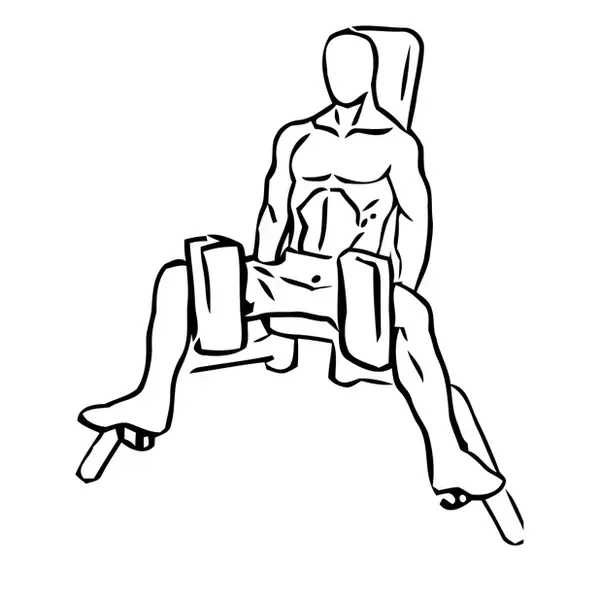
#> input picture web/imagenes/ejercicios/anim/aductores-en-maquina.webp, 600 x 600 px
$ python fijar_zona.py ../web/imagenes/ejercicios/anim/abductores-en-maquina.webp ../web/imagenes/ejercicios/anim/aductores-en-maquina.webp
#> lines starting #> are read from the running program, lines starting #| are printed output that depends on the picture
"""Fija una zona de un dibujo animado: lo que cae dentro de la zona (los pies, las manos, el soporte de la máquina)
queda en el mismo sitio en todas las posturas.

Uso:
  python fijar_zona.py ver  salida.png ruta1.webp [ruta2.webp ...]      hoja con las posturas superpuestas (rojo/azul)
  python fijar_zona.py medir ruta.webp x0 y0 x1 y1 [--radio 30] [--escala]
  python fijar_zona.py fijar ruta.webp x0 y0 x1 y1 [--radio 30] [--escala] [--salida otra.webp] [--copiar]
  python fijar_zona.py dos ruta.webp ax ay dax day bx by dbx dby [--soporte x0 y0 x1 y1] [--primera] [--salida otra.webp]
      mueve dos puntos (fracciones) los píxeles que se digan y lo de en medio en proporción: pies Y manos a la vez

La zona va en fracciones del lienzo (0-1). Para cada postura que no es la primera se busca el desplazamiento (y, con
--escala, el cambio de tamaño) con el que su tinta coincide mejor con la de la primera DENTRO de la zona, y se aplica
a la postura entera. Con --copiar, además, lo de dentro de la zona se sustituye por lo de la primera postura (para un
suelo o una máquina que la IA dibujó distinta cada vez). Conserva la duración de cada fotograma.
Lo pidió Dan en la octava revisión (02-11-2026): «fija los pies, que es lo que se ve más a la derecha».

OJO (15-11-2026): aquí solo se mueve o se deforma la postura ENTERA. Hubo un paso «congelar» que copiaba de la primera
postura lo que no se movía: partía y borraba líneas (la cuerda de una polea, un antebrazo) y Dan lo rechazó. No volver
a hacerlo: lo que la IA dibuja distinto entre posturas (los pies, la máquina, el tamaño del cuerpo) se le pide a la IA.
`--copiar` y `--soporte` también pegan un trozo de la primera postura: no usarlos en dibujos nuevos.
"""
import sys
from pathlib import Path

import numpy as np
from PIL import Image


def posturas(ruta):
    im = Image.open(ruta)
#> im is the input picture: PIL image 600x600 RGBA; mean R, G, B, A 240.1, 240.1, 240.1, 255
    cuadros, tiempos = [], []
    for k in range(getattr(im, 'n_frames', 1)):
        im.seek(k)
        im.load()
        tiempos.append(im.info.get('duration', 700))
        fondo = Image.new('RGB', im.size, 'white')
        c = im.convert('RGBA')
        fondo.paste(c, mask=c.split()[3])
        cuadros.append(fondo)
#> this loop made 2 passes
#> pass 2, in posturas, `c = im.convert('RGBA')`:
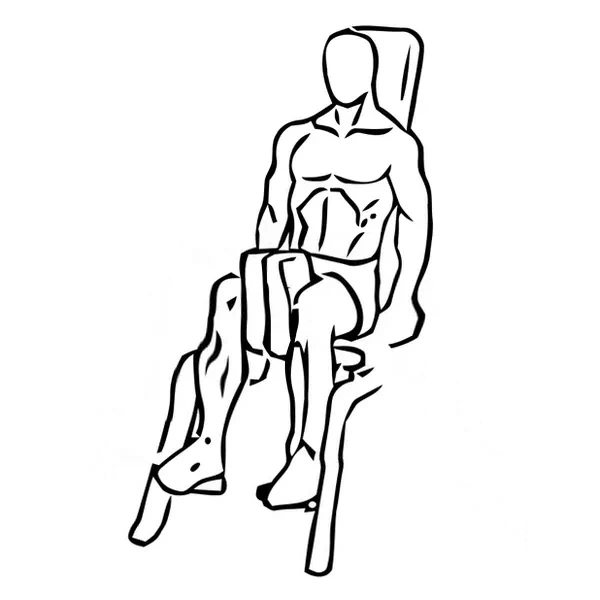
#> c: PIL image 600x600 RGBA; mean R, G, B, A 240.5, 240.5, 240.5, 255
#> after the loop, cuadros = 2 items; tiempos = [900, 900]
    return cuadros, tiempos


def tinta(im):
    return np.array(im.convert('L')) < 170


# [19 lines left out: functions superpuesta, mover, not called in this run]


def mejor(a, b, zona, radio, con_escala):
    w, h = a.size
    x0, y0, x1, y1 = (round(zona[0] * w), round(zona[1] * h), round(zona[2] * w), round(zona[3] * h))
    ta = tinta(a)[y0:y1, x0:x1]
    res = None
    for escala in ([1.0] if not con_escala else [0.94, 0.96, 0.98, 1.0, 1.02, 1.04, 1.06]):
        tb = tinta(mover(b, 0, 0, escala))
        relleno = np.pad(tb, radio)
        for dy in range(-radio, radio + 1):
            for dx in range(-radio, radio + 1):
                trozo = relleno[radio + y0 - dy:radio + y1 - dy, radio + x0 - dx:radio + x1 - dx]
                n = (ta & trozo).sum() - 0.25 * (ta ^ trozo).sum()
                if res is None or n > res[0]:
                    res = (n, dx, dy, escala)
    sin = (ta & tinta(b)[y0:y1, x0:x1]).sum()
    return res, sin, ta.sum()


# [39 lines left out: functions dos_puntos, quitar_soporte, engordar, not called in this run]


def main():
    orden = sys.argv[1]
    if orden == 'dos':
        # python fijar_zona.py dos ruta.webp ax ay dax day bx by dbx dby [--soporte x0 y0 x1 y1] [--salida otra.webp]
        ruta = Path(sys.argv[2])
        v = [float(x) for x in sys.argv[3:11]]
        resto = sys.argv[11:]
        salida = Path(resto[resto.index('--salida') + 1]) if '--salida' in resto else ruta
        cuadros, tiempos = posturas(ruta)
        w, h = cuadros[0].size
        if '--primera' in resto:
            # Se mueve la primera postura y las demás se quedan (cuando al mover la segunda se saldría del lienzo).
            nuevos = [dos_puntos(cuadros[0], (v[0] * w, v[1] * h), (v[2], v[3]), (v[4] * w, v[5] * h), (v[6], v[7]))] + cuadros[1:]
            nuevos[0].save(salida, 'WEBP', save_all=True, append_images=nuevos[1:], duration=tiempos, loop=0, quality=82, method=6)
            print('guardado', salida)
            return
        nuevos = [cuadros[0]]
        for c in cuadros[1:]:
            soporte = None
            if '--soporte' in resto:
                k = resto.index('--soporte')
                z = [float(x) for x in resto[k + 1:k + 5]]
                caja = (round(z[0] * w), round(z[1] * h), round(z[2] * w), round(z[3] * h))
                c, soporte = quitar_soporte(cuadros[0], c, caja)
            m = dos_puntos(c, (v[0] * w, v[1] * h), (v[2], v[3]), (v[4] * w, v[5] * h), (v[6], v[7]))
            if soporte is not None:
                datos = np.array(m)
                datos[soporte] = np.array(cuadros[0])[soporte]
                m = Image.fromarray(datos)
            nuevos.append(m)
        nuevos[0].save(salida, 'WEBP', save_all=True, append_images=nuevos[1:], duration=tiempos, loop=0, quality=82, method=6)
        print('guardado', salida)
        return
    if orden == 'ver':
        salida, rutas = sys.argv[2], sys.argv[3:]
        lado = 360
        cols = min(4, len(rutas))
        filas = -(-len(rutas) // cols)
        hoja = Image.new('RGB', (cols * lado, filas * lado), 'white')
        for k, ruta in enumerate(rutas):
            c, _ = posturas(ruta)
            b = max(c[1:], key=lambda x: (tinta(c[0]) ^ tinta(x)).sum()) if len(c) > 1 else c[0]
            s = superpuesta(c[0], b)
            s.thumbnail((lado - 8, lado - 8))
            hoja.paste(s, ((k % cols) * lado + 4, (k // cols) * lado + 4))
        hoja.save(salida)
        return
    ruta = Path(sys.argv[2])
    zona = [float(x) for x in sys.argv[3:7]]
    resto = sys.argv[7:]
    radio = int(resto[resto.index('--radio') + 1]) if '--radio' in resto else 30
    con_escala = '--escala' in resto
    copiar = '--copiar' in resto
    salida = Path(resto[resto.index('--salida') + 1]) if '--salida' in resto else ruta
    cuadros, tiempos = posturas(ruta)
#> cuadros = 2 items; tiempos = [900, 900]
    nuevos = [cuadros[0]]
    for k, c in enumerate(cuadros[1:], 1):
        (n, dx, dy, escala), sin, total = mejor(cuadros[0], c, zona, radio, con_escala)
        print(f'{ruta.name} postura {k}: dx {dx:+d} dy {dy:+d} escala {escala} · coincidencia en la zona {sin / max(1, total):.2f} -> {(n) / max(1, total):.2f}')
        m = mover(c, dx, dy, escala)
        if copiar:
            w, h = m.size
            caja = (round(zona[0] * w), round(zona[1] * h), round(zona[2] * w), round(zona[3] * h))
            m.paste(cuadros[0].crop(caja), caja[:2])
        nuevos.append(m)
#> this loop made 1 pass
#> k on pass 1: 1
#> after the loop, nuevos = 1 item
    if orden == 'fijar':
        nuevos[0].save(salida, 'WEBP', save_all=True, append_images=nuevos[1:], duration=tiempos, loop=0, quality=82, method=6)
        print('guardado', salida)


if __name__ == '__main__':
#> (the run stopped early here; a loop or call above may not have finished)

$ run again, on web/imagenes/ejercicios/anim/aperturas-con-mancuernas.webp
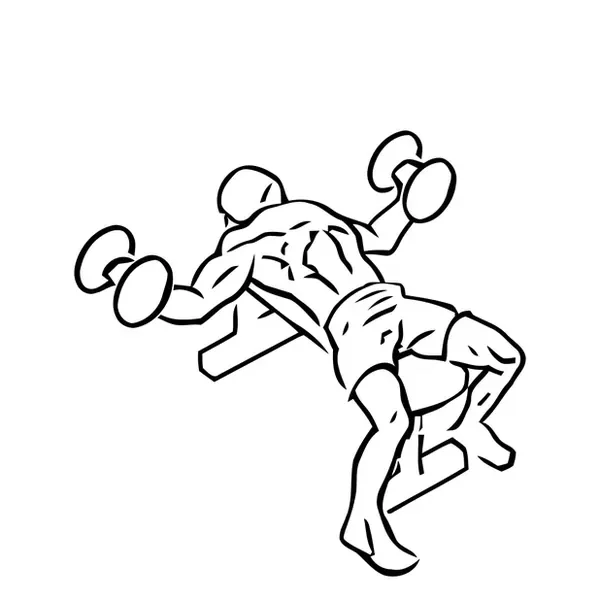
#> input picture web/imagenes/ejercicios/anim/aperturas-con-mancuernas.webp, 600 x 600 px
#> in posturas, im is the input picture: PIL image 600x600 RGBA; mean R, G, B, A 241.7, 241.7, 241.7, 255
#> the loop in posturas, `for k in range(getattr(im, 'n_frames', 1)):` made 2 passes
#> pass 2, in posturas, `c = im.convert('RGBA')`:
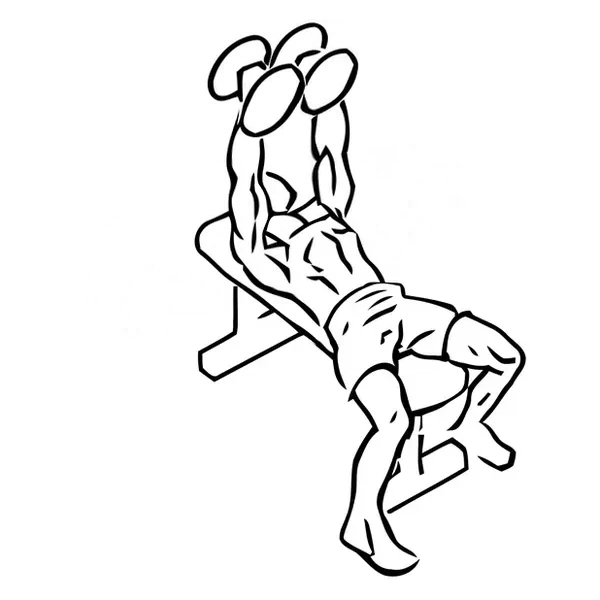
#> c: PIL image 600x600 RGBA; mean R, G, B, A 241.2, 241.2, 241.2, 255
#> after the loop in posturas, `for k in range(getattr(im, 'n_frames', 1)):`: cuadros = 2 items; tiempos = [900, 900]
#> in main, `cuadros, tiempos = posturas(ruta)`: cuadros = 2 items; tiempos = [900, 900]
#> the loop in main, `for k, c in enumerate(cuadros[1:], 1):` made 1 pass
#> k on pass 1: 1
#> after the loop in main, `for k, c in enumerate(cuadros[1:], 1):`: nuevos = 1 item

$ run again, on web/imagenes/ejercicios/anim/bicicleta-de-aire.webp
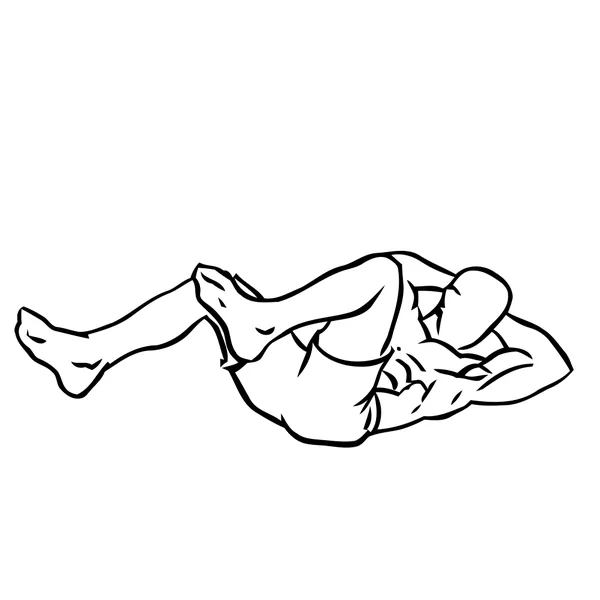
#> input picture web/imagenes/ejercicios/anim/bicicleta-de-aire.webp, 600 x 600 px
#> in posturas, im is the input picture: PIL image 600x600 RGBA; mean R, G, B, A 245.8, 245.8, 245.8, 255
#> the loop in posturas, `for k in range(getattr(im, 'n_frames', 1)):` made 2 passes
#> pass 2, in posturas, `c = im.convert('RGBA')`:
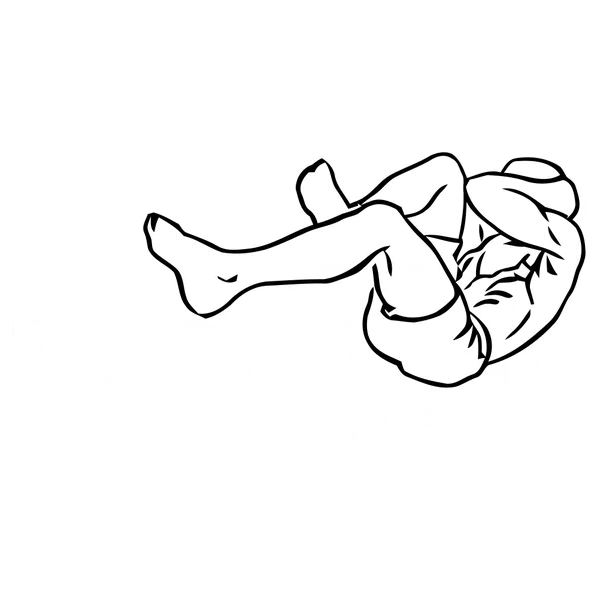
#> c: PIL image 600x600 RGBA; mean R, G, B, A 246.8, 246.8, 246.8, 255
#> after the loop in posturas, `for k in range(getattr(im, 'n_frames', 1)):`: cuadros = 2 items; tiempos = [900, 900]
#> in main, `cuadros, tiempos = posturas(ruta)`: cuadros = 2 items; tiempos = [900, 900]
#> the loop in main, `for k, c in enumerate(cuadros[1:], 1):` made 1 pass
#> k on pass 1: 1
#> after the loop in main, `for k, c in enumerate(cuadros[1:], 1):`: nuevos = 1 item

$ run again, on web/imagenes/ejercicios/anim/buenos-dias.webp
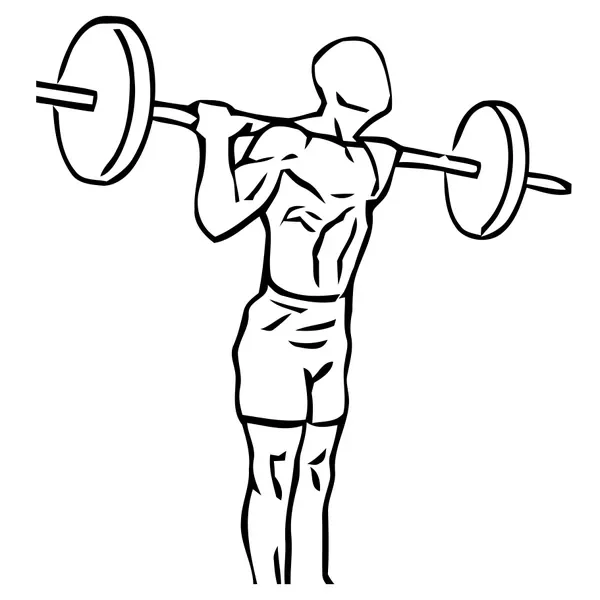
#> input picture web/imagenes/ejercicios/anim/buenos-dias.webp, 600 x 600 px
#> in posturas, im is the input picture: PIL image 600x600 RGBA; mean R, G, B, A 238.6, 238.6, 238.6, 255
#> the loop in posturas, `for k in range(getattr(im, 'n_frames', 1)):` made 2 passes
#> pass 2, in posturas, `c = im.convert('RGBA')`:
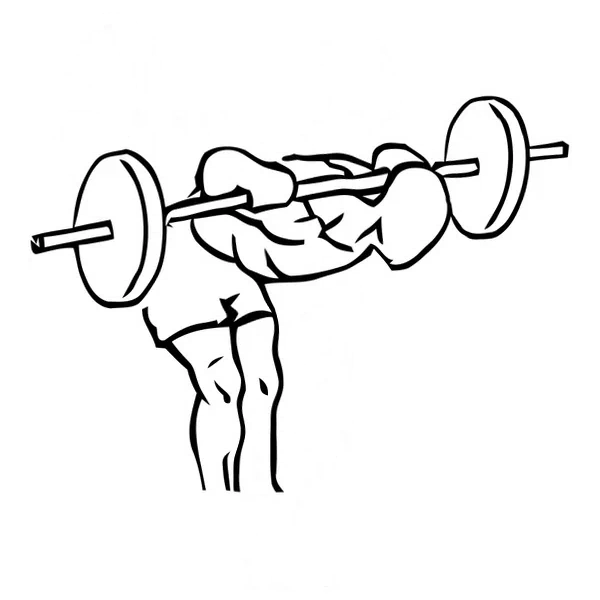
#> c: PIL image 600x600 RGBA; mean R, G, B, A 241, 241, 241, 255
#> after the loop in posturas, `for k in range(getattr(im, 'n_frames', 1)):`: cuadros = 2 items; tiempos = [900, 900]
#> in main, `cuadros, tiempos = posturas(ruta)`: cuadros = 2 items; tiempos = [900, 900]
#> the loop in main, `for k, c in enumerate(cuadros[1:], 1):` made 1 pass
#> k on pass 1: 1
#> after the loop in main, `for k, c in enumerate(cuadros[1:], 1):`: nuevos = 1 item
